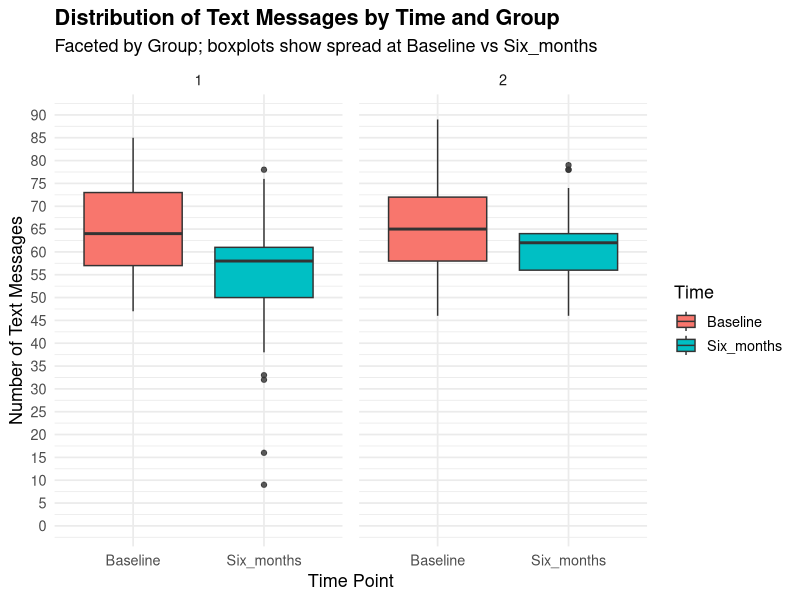
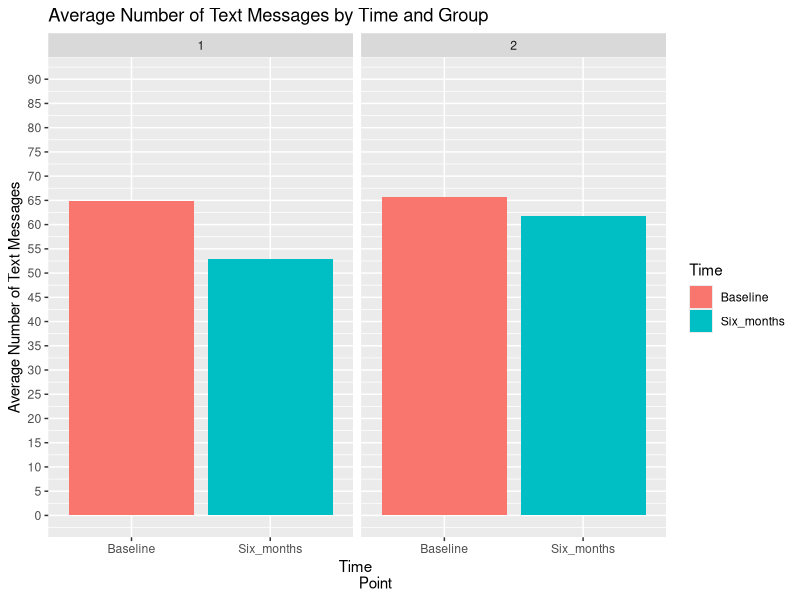

These figures' R source, in order:
## ---- chunk 1
knitr::opts_chunk$set(echo = TRUE)
## ---- chunk 2
# First, we will want to install the appropriate packages "tidyr" and "ggplot2"
# and then utilize the library() function to load in the packages and their
# dependencies. We also will name an object "text" and read the .csv file
# TextMessages unto it, upon which we will generate our visual summaries
# and run the relevant descriptive statistics. 

text <- read.csv("TextMessages.csv")
#install.packages("ggplot2")
library(ggplot2)
#install.packages("tidyr")
library(tidyr)
library(dplyr)

## ---- chunk 3

# To get a quick understanding of the exact names of the variables involved, 
# we can simply run the names() function, followed by the glimpse() command, to
# ensure that the data are in order and accurately reflect the csv file. 
names(text)
glimpse(text)

# We want to first covert the variables Baseline and Six_months into numeric
# format, to ensure that they can be utilized for quantitative analyses and 
# visualizations. We then need to reshape the dataset from wide format to 
# long format, using the pivot_longer() command. In the original wide structure,
# each participant featured separate columns for the number of text messages
# sent at Baseline and at Six months. After reshaping, these two columns are 
# combined into a single variable called TextMessages, with a corresponding
# Time variable, which indicates whether each observation came from the 
# Baseline or Six-month time point. This transformation will serve to make
# the data tidy, which is ideal for plotting/faceting and conducting
# group/time comparisons within ggplot2.

text_long <- text %>% mutate(Baseline = as.numeric(Baseline),
    Six_months = as.numeric(Six_months)) %>% pivot_longer(
    cols = c(Baseline, Six_months),
    names_to = "Time",
    values_to = "TextMessages")

# We want to refine the structure by explicitly converting key variables into
# factors with defined levels. The Time variable (split between indication of
# Baseline or Six months) will be converted into a factor and ordered, so that
# Baseline appears first, ensuring consistency in the plots. The Group variable
# will also be converted into a factor, so that it represents categorical data
# rather than numeric values. In defining these variables as factors, we 
# ensure that ggplot2 treats them as categorical axes rather than continuous 
# scales. 

text_long <- text_long %>% mutate(Time  = factor(Time, 
    levels = c("Baseline", "Six_months")),
    Group = as.factor(Group))

# VISUALIZATION 1: 

# We want to generate a set of faceted boxplots that display the distribution
# of texts across the two time points for each participant group. The function
# ggplot() will map Time to the x-axis, TextMessages to the y-axis, and Time
# to the fill color, to create distinction between the periods. We will then
# utilize the geom_boxplot() layer to create boxplots that show the central
# tendency, variability, and potential outliers. The facet_wrap(~ Group) 
# function produces separate panels for each group, allowing for side-by-side
# comparisons for texting behaviors. 
  
boxplot1 <- ggplot(text_long, aes(x = Time, y = TextMessages, fill = Time)) +
  geom_boxplot(outlier.alpha = 0.8) + facet_wrap(~ Group) + labs(
  title = "Distribution of Text Messages by Time and Group",
  subtitle = "Faceted by Group; boxplots show spread at Baseline vs Six_months",
    x = "Time Point",
    y = "Number of Text Messages",
    fill = "Time") + scale_y_continuous(limits = c(0, 90), 
    breaks = seq(0, 90, by = 5)) + theme_minimal(base_size = 13) + theme(
    plot.title = element_text(face = "bold"),
    panel.spacing = unit(12, "pt"))
print(boxplot1)

# The faceted boxplots illustrate the distribution of text counts, for each
# participant group (1 and 2) across two time points (Baseline and Six months).
# In both groups, the median number of text messages is moderately high, with
# slightly greater variability at Baseline, as compared to Six months (indicated
# by the wider interquartile range and the presence of a few lower outliers). 
# Across groups, the pattern suggests a small decline in text frequency over
# time, with the central tendencies remaining fairly consistent. The 
# compactness of the boxes at Six months implies that participants' 
# messaging behavior became more uniform, while the whiskers inidcate that
# most of the values fall within a similar overall range. Together, the plots
# demonstrate stable but marginally reduced texting activity from Baseline 
# to Six months, and comparable distributional patterns between the two
# groups involved. 

## ---- chunk 4
#  Create stratified bar charts of text messages Group and Time (Hint: Faceted Bar Charts).

# reshape data from wide to long format
text_long <- text %>% pivot_longer(cols = c(Baseline, Six_months), names_to = 
                                     "Time", values_to = "TextMessages")

# make the Time variable ordered for better plotting
text_long$Time <- factor(text_long$Time, levels = c("Baseline", "Six_months"))

# create stratified bar charts of text messages Group and Time
barchart <- ggplot(text_long, aes(x = Time, y = TextMessages, fill = Time)) +
    geom_bar(stat = "summary", fun = "mean", position = "dodge") +
    facet_wrap(~ Group) +
    labs(title = "Average Number of Text Messages by Time and Group", x = "Time 
         Point", y = "Average Number of Text Messages", fill = "Time") +
    scale_y_continuous(limits = c(0,90), breaks = seq(from = 0, to = 90, by = 
                                                        5))

# view bar chart
barchart

## ---- chunk 5

# compute summary statistics by Group and Time
summary_stats <- text_long %>%
  group_by(Group, Time) %>%
  summarise(
    n = n(),
    mean = mean(TextMessages),
    sd = sd(TextMessages),
    min = min(TextMessages),
    max = max(TextMessages))

# view results
print(summary_stats)

